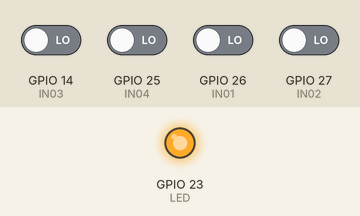
A sketch run on a simulated ESP32. Parts: output pins drawn as LEDs (lit = HIGH). Inputs (shaded band) come from the test bench; at power-on: GPIO 14 (IN03), GPIO 25 (IN04), GPIO 26 (IN01), GPIO 27 (IN02) LOW. What the sketch prints to the serial monitor is not drawn.

Above: at 1.6 s.
1.7 s: GPIO 26 (IN01) driven HIGH
4.7 s: GPIO 26 (IN01) driven LOW
Timing chart, 0 to 7.7 s (numbered marks = the images above; inputs shaded):
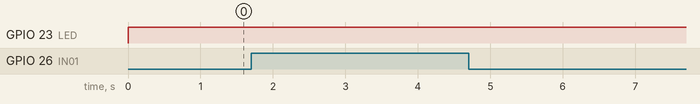

The sketch:

EWM_Isolated_Input_example_1.ino
```cpp
/*
 EWM Isolated direct GPIO Input example

 Turns on and off a light emitting diode(LED) connected to ESP32 digital
 pin 23, when activating a isolated input IN01-04

 created 2017
 by tech@esp8266-projects.com

 */


const int IN04 = 25;     // the number of the INPUT pin:
const int IN03 = 14;
const int IN02 = 27;
const int IN01 = 26;

const int LED =  23;      // the number of the LED pin

// variables will change:
int buttonState4 = 0;         // variable for reading the status
int buttonState1 = 0;         // variable for reading the status
int buttonState2 = 0;         // variable for reading the status
int buttonState3 = 0;         // variable for reading the status


void setup() {
  // initialize the LED pin as an output:
  pinMode(LED, OUTPUT);
  // initialize the pins as an input:
  pinMode(IN04, INPUT);
  pinMode(IN03, INPUT);
  pinMode(IN02, INPUT);
  pinMode(IN01, INPUT);
  Serial.begin(115200);
  Serial.println("\n\nEWM 1.3c init ... \n InputPort test ready.\n");
}

void loop() {
  // read the state of the INPUT pins value:
  buttonState4 = digitalRead(IN04);
  buttonState3 = digitalRead(IN03);
  buttonState2 = digitalRead(IN02);
  buttonState1 = digitalRead(IN01);

  // check if input is active.
  // if it is, the buttonState is LOW:
  if (buttonState4 == HIGH){
    digitalWrite(LED, LOW);
  } else {
    // turn LED on:
    digitalWrite(LED, HIGH);
    Serial.println("Input Event : IN04 - Active!");
    delay(100);
  }
  if (buttonState3 == HIGH){
    digitalWrite(LED, LOW);
  } else {
    // turn LED on:
    digitalWrite(LED, HIGH);
    Serial.println("Input Event : IN03 - Active!");
    delay(100);
  }
  if (buttonState2 == HIGH){
    digitalWrite(LED, LOW);
  } else {
    // turn LED on:
    digitalWrite(LED, HIGH);
    Serial.println("Input Event : IN02 - Active!");
    delay(100);
  }
  if (buttonState1 == HIGH){
    digitalWrite(LED, LOW);
  } else {
    // turn LED on:
    digitalWrite(LED, HIGH);
    Serial.println("Input Event : IN01 - Active!");
    delay(100);
  }

}
```
